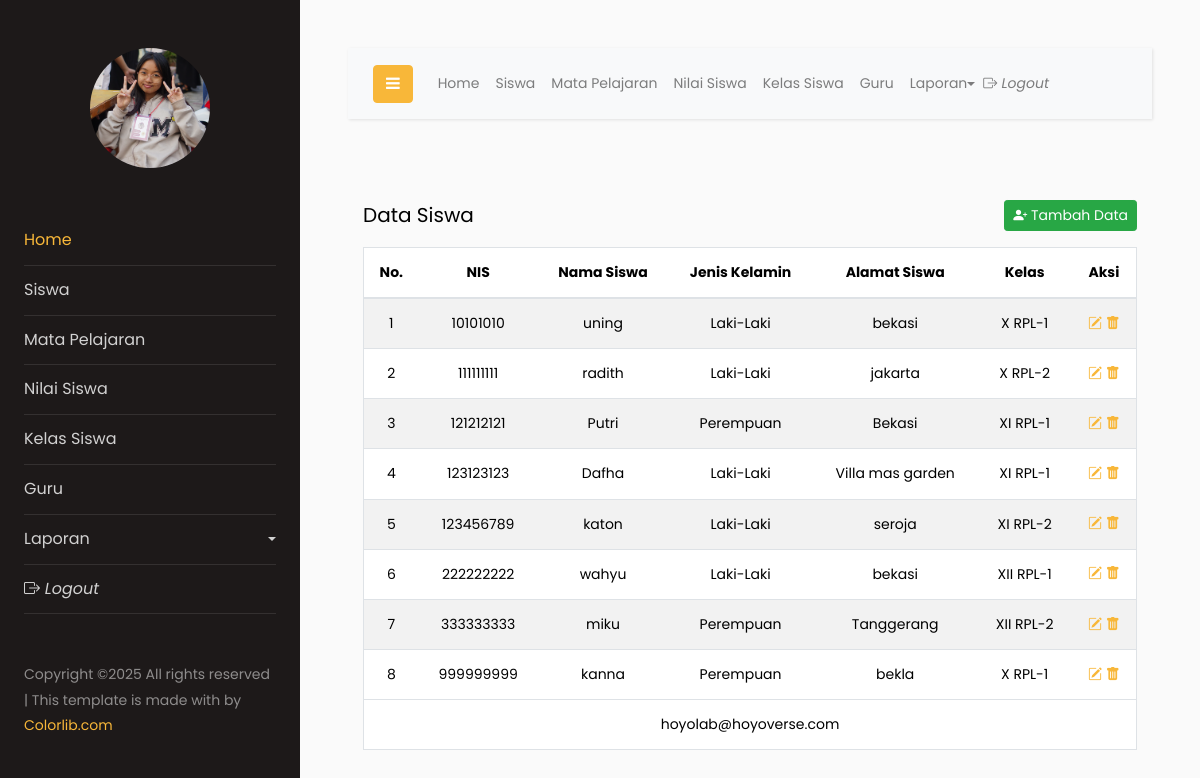
Screenshot of /index.php?menu=siswa with the database file from the repository.
### tables this page shows
CREATE TABLE `siswa` (
  `nis` int(11) NOT NULL,
  `nama_siswa` varchar(50) NOT NULL,
  `jk_siswa` enum('Perempuan','Laki-Laki') NOT NULL,
  `alamat_siswa` varchar(50) NOT NULL,
  `kd_kelas` varchar(5) NOT NULL
);

CREATE TABLE `kelas` (
  `kd_kelas` varchar(5) NOT NULL,
  `nama_kelas` varchar(20) NOT NULL,
  `jml_siswa` int(11) NOT NULL,
  `kd_guru` int(11) NOT NULL
);

### siswa/view.php (the view, shortened to what this page needs)
<?php
    echo "<br>";
?>
<div class="container-fluid mt-3 ">
    <span class="h5">Data Siswa</span>
    <a class="btn btn-success btn-sm float-end" data-bs-toggle="modal" data-bs-target="#formInput" href="#"><span class="bi bi-person-plus-fill"> Tambah Data</span></a>
    <table class="table table-striped border border-default border-5 mt-3">
        <thead>
            <tr align="center">
                <th>No.</th>
                <th>NIS</th>
                <th>Nama Siswa</th>
                <th>Jenis Kelamin</th>
                <th>Alamat Siswa</th>
                <th>Kelas</th>
                <th>Aksi</th>
            </tr>
        </thead>
        <tbody>
            <?php
                $sql = "SELECT kelas.kd_kelas,kelas.nama_kelas,
                                siswa.nis,siswa.nama_siswa,siswa.jk_siswa,siswa.alamat_siswa
                            FROM kelas JOIN siswa ON kelas.kd_kelas=siswa.kd_kelas";
                $result = $conn->query($sql);
                if($result->num_rows>0){
                    $no=0;
                    while ($row=$result->fetch_assoc()){
                        $no++;
            ?>
            <tr align="center">
                <td><?php echo $no; ?></td>
                <td><?php echo $row['nis']; ?></td>
                <td><?php echo $row['nama_siswa']; ?></td>
                <td><?php echo $row['jk_siswa'] == "Perempuan" ? "Perempuan" :"Laki-Laki"; ?></td>
                <td><?php echo $row['alamat_siswa']; ?></td>
                <td><?php echo $row['nama_kelas']; ?></td>
                <td>
                <a href="#" class="" data-bs-toggle="modal" data-bs-target="#tambah-<?php echo $row['nis']; ?>"><i class="bi bi-pencil-square"></i></a>
                <a href="#" class="" data-bs-toggle="modal" data-bs-target="#hapus-<?php echo $row['nis']; ?>"><i class="bi bi-trash-fill"></i></a>
                </td>
            </tr>
            <?php
                    }
                }else{
                    echo "<tr>
                            <td colspan='7'>
                                Data Bellum Ada
                            </td>";
                }
            ?>
        </tbody>
        <tfoot>
            <tr>
                <td colspan="7" align="center">hoyolab@hoyoverse.com</td>
            </tr>
        </tfoot>
    </table>
</div>

### rows the page displays
siswa: nis "10101010", nama_siswa "uning", jk_siswa "Laki-Laki", alamat_siswa "bekasi", kd_kelas.nama_kelas "X RPL-1"
siswa: nis "111111111", nama_siswa "radith", jk_siswa "Laki-Laki", alamat_siswa "jakarta", kd_kelas.nama_kelas "X RPL-2"
siswa: nis "121212121", nama_siswa "Putri", jk_siswa "Perempuan", alamat_siswa "Bekasi", kd_kelas.nama_kelas "XI RPL-1"
siswa: nis "123123123", nama_siswa "Dafha", jk_siswa "Laki-Laki", alamat_siswa "Villa mas garden", kd_kelas.nama_kelas "XI RPL-1"
siswa: nis "123456789", nama_siswa "katon", jk_siswa "Laki-Laki", alamat_siswa "seroja", kd_kelas.nama_kelas "XI RPL-2"
siswa: nis "222222222", nama_siswa "wahyu", jk_siswa "Laki-Laki", alamat_siswa "bekasi", kd_kelas.nama_kelas "XII RPL-1"
siswa: nis "333333333", nama_siswa "miku", jk_siswa "Perempuan", alamat_siswa "Tanggerang", kd_kelas.nama_kelas "XII RPL-2"
siswa: nis "999999999", nama_siswa "kanna", jk_siswa "Perempuan", alamat_siswa "bekla", kd_kelas.nama_kelas "X RPL-1"
